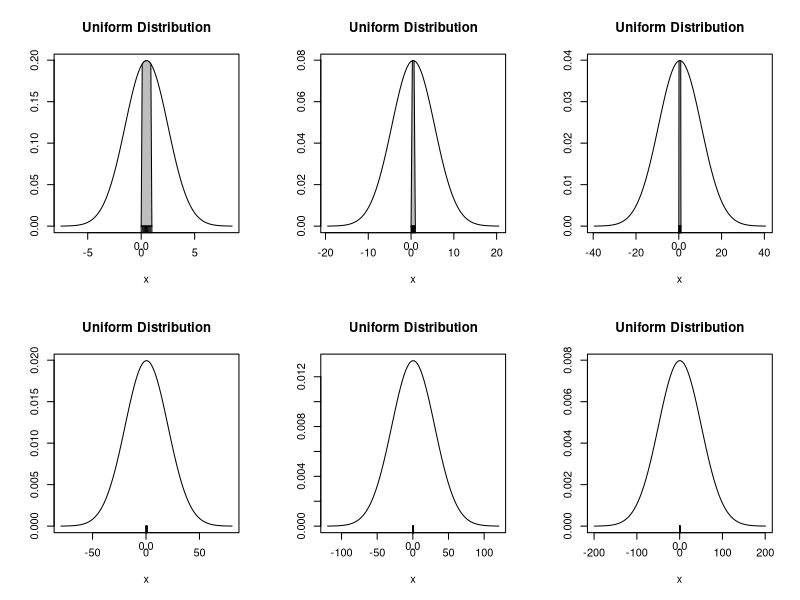

This figure's R source:
# page number: 317

#install_packages(MASS)

library(MASS)

x <- function(x){x}
x2 <- function(x){x^2}

E <- integrate(x, lower = 0, upper = 1)
V <- integrate(x2, lower = 0, upper = 1)
E <- E$value
V <- V$value
V <- V - E^2

cat("E(X) ="); print(fractions(E))
cat("V(X) ="); print(fractions(V))
cat("E(Sn/n) ="); print(fractions(E))

cat("V(Sn/n) = ",1,"/",1/V,"n",sep='',end='\n')
cat("P = ",1,"/",1/V,"ne^2",sep='')

par(mfrow=c(2,3))

lb=0; ub=1

draw_graph <- function(mean, sd){
	x <- seq(-4,4,length=100)*sd + mean
	i <- x >= lb & x <= ub
	hx <- dnorm(x,mean,sd)
	plot(x, hx, type="n", ylab="", main="Uniform Distribution")
	lines(x, hx)
	polygon(c(lb,x[i],ub), c(0,hx[i],0), col="grey")

	area <- pnorm(ub, mean, sd) - pnorm(lb, mean, sd)
	result <- paste("P(",lb,"< IQ <",ub,") =",
	              signif(area, digits=3))
	axis(1, at=seq(0,1,0.1), pos=0) 
}
u <- c(2,5,10,20,30,50)
for(i in u){
	draw_graph(mean=0.5, sd=i)
}
